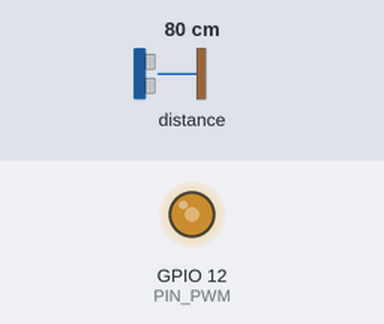
Simulated run of this sketch. Board: ESP32. Shown: output pins drawn as LEDs (lit = HIGH). The inputs (shaded band) are chosen by the test bench; at power-on: distance to the obstacle 80 cm. What the sketch prints to the serial monitor is not drawn.

Above: at 0.2 s.
Timing chart, 0 to 1.7 s (numbered marks = the images above):
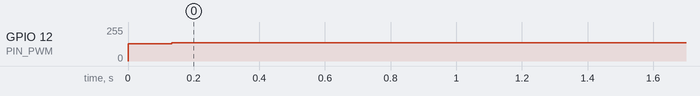

The sketch:

main.ino
```cpp
#include "definitions.h"
#include <Wire.h>

// tiempo de muestreo
float h = 0.05;
float distancia;
float voltaje;
bool  senDetectado = false;


void setup() {
    // iniciamos el sensor
    Wire.begin();
    senDetectado = setupSensor();
    setupPwm();

    vTaskDelay(100);

    //Asi definimos la tarea de control, de la máxima prioridad en el nucleo 1
    xTaskCreatePinnedToCore(
            controlTask, // nombre de la rutina
            "general controller task",
            8192,
            NULL,
            23, // prioridad de la tarea (0-24) , siendo 24 la prioridad más critica
            NULL,
            CORE_1
    );
}


/* *************************************************************************
*                    SENSOR LASER y VOLTAJE
***************************************************************************/


static void controlTask(void *pvParameters) {

    // Aqui configuro cada cuanto se repite la tarea
    const TickType_t taskInterval = 1000*h;  // repetimos la tarea cada tiempo de muestreo en milisegundos = 1000*0.025= 25ms


    // prototipo de una tarea repetitiva
    for (;;) {
       TickType_t xLastWakeTime = xTaskGetTickCount();


       // detección de la posicion en centimetros
       distancia = (float) sensor.readRangeContinuousMillimeters()/10 -7 ;

       // envio de voltaje
       voltaje = 13;
       voltsToFan(voltaje);

       // ahora imprimimos para plotear al funcionamiento del sensor
       if(senDetectado){
         printf("distancia:%0.2f ", distancia);
       }
       // la tarea es crítica entonces esperamos exactamente taskInterval ms antes de activarla nuevamente
       vTaskDelayUntil(&xLastWakeTime, taskInterval);
    }

}


void loop() {
    vTaskDelete(NULL);
}
```

definitions.h
```cpp
#include <VL53L0X.h>

// definición de los nucleos en el esp32

#define CORE_0 0   // nucleo base usado por algunas tareas procesador
#define CORE_1 1   // nucleo para el usuario, poner aqui las tareas críticas

// Esta es la configuración del PWM
#define  FREQUENCY_PWM     10000 // frecuencia del pwa
#define  RESOLUTION_PWM    8  // bits del pwm
#define  PIN_PWM           12   // pin del pwm 1
#define  CH_PWM     0

float  voltsToPwm =   (pow(2, RESOLUTION_PWM) - 1) / 24.0;


//sensor laser
//conectar GPIO 22 SCL
//conectar GPIO 21 a SDA
VL53L0X sensor;


bool setupSensor(void){
    // we set the laser sensor
    sensor.setTimeout(100);
    if(!sensor.init()){
        printf("No se detecto sensor\n");
        return false;
        }
    sensor.startContinuous();
    return true;
}

void setupPwm(void){
    //ledcAttachPin(PIN_PWM,  FREQUENCY_PWM , RESOLUTION_PWM);
    // use las siguientes en PLATTFORMIO en vez de la anterior
    ledcSetup(CH_PWM, FREQUENCY_PWM, RESOLUTION_PWM);
    ledcAttachPin(PIN_PWM, CH_PWM);
    ledcWrite(CH_PWM, 128);  // 50% duty cycle
}

void voltsToFan(float volts){
    uint16_t pwm = volts * voltsToPwm;
    printf("pwm: %d\n", pwm);
    ledcWrite(CH_PWM ,pwm);
}
```

Measured:
- by itself, GPIO 12 (PIN_PWM): 128/255 → 137/255 at 0.13 s
